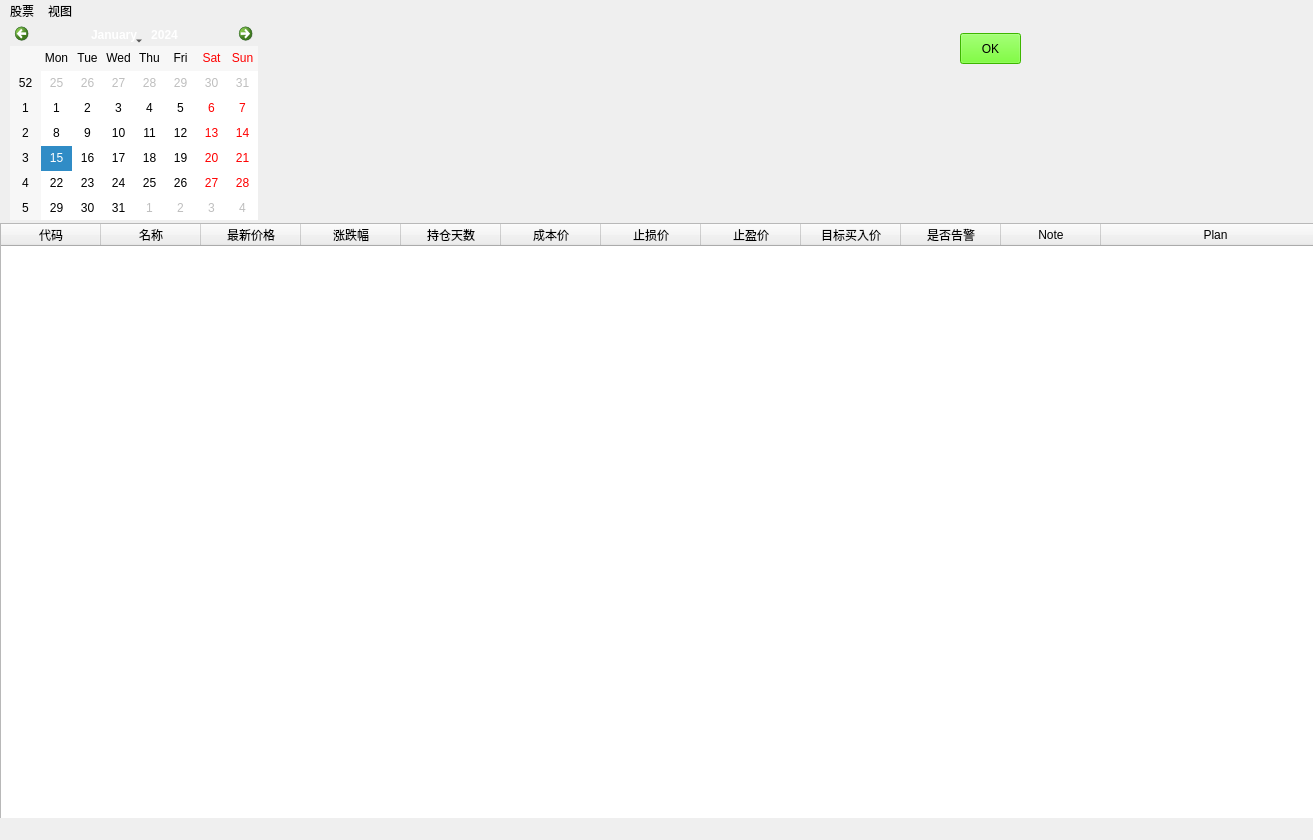
<?xml version="1.0" encoding="UTF-8"?>
<ui version="4.0">
 <class>MainWindow</class>
 <widget class="QMainWindow" name="MainWindow">
  <property name="geometry">
   <rect>
    <x>0</x>
    <y>0</y>
    <width>1313</width>
    <height>840</height>
   </rect>
  </property>
  <property name="windowTitle">
   <string>MainWindow</string>
  </property>
  <property name="styleSheet">
   <string notr="true">border-top-color: rgb(0, 170, 255);
gridline-color: rgb(255, 255, 0);</string>
  </property>
  <widget class="QWidget" name="centralwidget">
   <widget class="QPushButton" name="pushButton">
    <property name="geometry">
     <rect>
      <x>960</x>
      <y>10</y>
      <width>61</width>
      <height>31</height>
     </rect>
    </property>
    <property name="styleSheet">
     <string notr="true">background-color: rgb(85, 255, 0);</string>
    </property>
    <property name="text">
     <string>OK</string>
    </property>
   </widget>
   <widget class="QTableWidget" name="tableWidget">
    <property name="geometry">
     <rect>
      <x>0</x>
      <y>200</y>
      <width>1331</width>
      <height>621</height>
     </rect>
    </property>
    <property name="sizePolicy">
     <sizepolicy hsizetype="Expanding" vsizetype="Expanding">
      <horstretch>1</horstretch>
      <verstretch>0</verstretch>
     </sizepolicy>
    </property>
    <property name="showGrid">
     <bool>false</bool>
    </property>
    <property name="sortingEnabled">
     <bool>true</bool>
    </property>
    <attribute name="horizontalHeaderShowSortIndicator" stdset="0">
     <bool>true</bool>
    </attribute>
    <attribute name="horizontalHeaderStretchLastSection">
     <bool>true</bool>
    </attribute>
    <attribute name="verticalHeaderVisible">
     <bool>false</bool>
    </attribute>
    <row>
     <property name="text">
      <string>600010</string>
     </property>
    </row>
    <row>
     <property name="text">
      <string>100001</string>
     </property>
    </row>
    <column>
     <property name="text">
      <string notr="true">代码</string>
     </property>
    </column>
    <column>
     <property name="text">
      <string>名称</string>
     </property>
    </column>
    <column>
     <property name="text">
      <string>最新价格</string>
     </property>
    </column>
    <column>
     <property name="text">
      <string>涨跌幅</string>
     </property>
    </column>
    <column>
     <property name="text">
      <string>持仓天数</string>
     </property>
    </column>
    <column>
     <property name="text">
      <string>成本价</string>
     </property>
    </column>
    <column>
     <property name="text">
      <string>止损价</string>
     </property>
    </column>
    <column>
     <property name="text">
      <string>止盈价</string>
     </property>
    </column>
    <column>
     <property name="text">
      <string>目标买入价</string>
     </property>
    </column>
    <column>
     <property name="text">
      <string>是否告警</string>
     </property>
    </column>
    <column>
     <property name="text">
      <string>Note</string>
     </property>
    </column>
    <column>
     <property name="text">
      <string>Plan</string>
     </property>
    </column>
   </widget>
   <widget class="QCalendarWidget" name="calendarWidget">
    <property name="geometry">
     <rect>
      <x>10</x>
      <y>0</y>
      <width>248</width>
      <height>197</height>
     </rect>
    </property>
   </widget>
  </widget>
  <widget class="QMenuBar" name="menubar">
   <property name="geometry">
    <rect>
     <x>0</x>
     <y>0</y>
     <width>1313</width>
     <height>23</height>
    </rect>
   </property>
   <widget class="QMenu" name="menu">
    <property name="title">
     <string>股票</string>
    </property>
   </widget>
   <widget class="QMenu" name="menu_2">
    <property name="title">
     <string>视图</string>
    </property>
   </widget>
   <addaction name="menu"/>
   <addaction name="menu_2"/>
  </widget>
  <widget class="QStatusBar" name="statusbar"/>
 </widget>
 <resources/>
 <connections/>
</ui>
